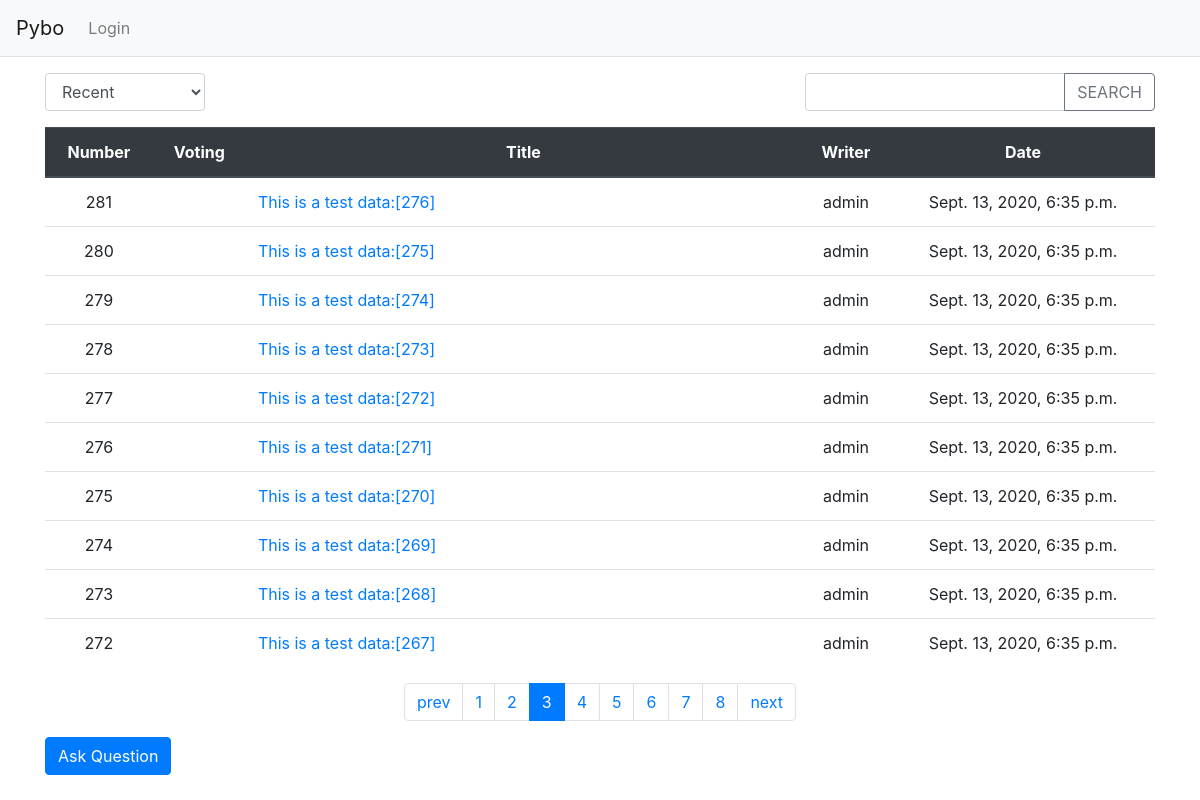
/?page=3, run on the app's committed database.
### pybo/models.py (models this page shows, shortened)
class Question(models.Model):
    subject = models.CharField(max_length=200)
    content = models.TextField()
    create_date = models.DateTimeField()
    author = models.ForeignKey(User, on_delete=models.CASCADE, related_name='author_question')
    modify_date = models.DateTimeField(null=True, blank=True) # null allow, blank=true: form.is_valid() does not check this.
    voter = models.ManyToManyField(User, related_name='voter_question')

### pybo/views/base_views.py (the view, shortened to what this page needs)
# urls.py: path('', base_views.index, name='index'),  # '/' path
def index(request):
    page = request.GET.get('page', '1')  # page
    kw = request.GET.get('kw', '')  # search word
    so = request.GET.get('so', 'recent')  # ordering
    if so == 'recommend':
        question_list = Question.objects.annotate(num_voter=Count('voter')).order_by('-num_voter', '-create_date') # - means opposite
    elif so == 'popular':
        question_list = Question.objects.annotate(num_answer=Count('answer')).order_by('-num_answer', '-create_date')
    else:  # recent
        question_list = Question.objects.order_by('-create_date')
    paginator = Paginator(question_list, 10)  # show 10 per page
    page_obj = paginator.get_page(page)
    context = {'question_list': page_obj, 'page': page, 'kw': kw, 'so': so}
    return render(request, 'pybo/question_list.html', context)

### pybo/templatetags/pybo_filter.py (called while the page is built)
@register.filter
def sub(value, arg):
    return value - arg

### templates/pybo/question_list.html (shortened to what this page needs)
{% extends 'base.html' %}
{% load pybo_filter %}
{% block content %}
<div class="container my-3">
    <div class="row justify-content-between my-3">
        <div class="col-2">
            <select class="form-control so">
                <option value="recent" {% if so == 'recent' %}selected{% endif %}>Recent</option>
            </select>
        </div>
        <div class="col-4 input-group">
            <input type="text" class="form-control kw" value="{{ kw | default_if_none:'' }}">
            <div class="input-group-append">
                <button class="btn btn-outline-secondary" type="button" id="btn_search">SEARCH</button>
            </div>
        </div>
    </div>
    <table class="table">
        <thead>
        <tr class="text-center thead-dark">
            <th>Number</th>
            <th>Voting</th>
            <th style="width:50%">Title</th>
            <th>Writer</th>
            <th>Date</th>
        </tr>
        </thead>
        <tbody>
        {% if question_list %}
        {% for question in question_list %}
        <tr class="text-center">
            <td>
                {{ question_list.paginator.count|sub:question_list.start_index|sub:forloop.counter0|add:1 }}
            </td>
            <td>
            </td>
            <td class="text-left">
                <a href="{% url 'pybo:detail' question.id %}">{{ question.subject }}</a>
            </td>
            <td>{{ question.author.username }}</td>
            <td>{{ question.create_date }}</td>
        </tr>
        {% endfor %}
        {% else %}
        <tr>
            <td colspan="3">No Data</td>
        </tr>
        {% endif %}
        </tbody>
    </table>
    <ul class="pagination justify-content-center">
        {% if question_list.has_previous %}
        <li class="page-item">
            <a class="page-link" data-page="{{ question_list.previous_page_number }}" href="#">prev</a>
        </li>
        {% else %}
        <li class="page-item disabled">
            <a class="page-link" tabindex="-1" aria-disabled="true" href="#">prev</a>
        </li>
        {% endif %}
        {% for page_number in question_list.paginator.page_range %}
        {% if page_number >= question_list.number|add:-5 and page_number <= question_list.number|add:5 %}
            {% if page_number == question_list.number %}
            <li class="page-item active" aria-current="page">
                <a class="page-link" data-page="{{ page_number }}" href="#">{{ page_number }}</a>
            </li>
            {% else %}
            <li class="page-item">
                <a class="page-link" data-page="{{ page_number }}" href="#">{{ page_number }}</a>
            </li>
            {% endif %}
        {% endif %}
        {% endfor %}
        {% if question_list.has_next %}
        <li class="page-item">
            <a class="page-link" data-page="{{ question_list.next_page_number }}" href="#">next</a>
        </li>
        {% else %}
        <li class="page-item disabled">
            <a class="page-link" tabindex="-1" aria-disabled="true" href="#">next</a>
        </li>
        {% endif %}
    </ul>
    <a href="{% url 'pybo:question_create' %}" class="btn btn-primary">Ask Question</a>
</div>
{% endblock %}

### data on the page
Question: paginator.count|sub "281", subject "This is a test data:[276]", author.username "admin", create_date "Sept. 13, 2020, 6:35 p.m."
Question: paginator.count|sub "280", subject "This is a test data:[275]", author.username "admin", create_date "Sept. 13, 2020, 6:35 p.m."
Question: paginator.count|sub "279", subject "This is a test data:[274]", author.username "admin", create_date "Sept. 13, 2020, 6:35 p.m."
Question: paginator.count|sub "278", subject "This is a test data:[273]", author.username "admin", create_date "Sept. 13, 2020, 6:35 p.m."
Question: paginator.count|sub "277", subject "This is a test data:[272]", author.username "admin", create_date "Sept. 13, 2020, 6:35 p.m."
Question: paginator.count|sub "276", subject "This is a test data:[271]", author.username "admin", create_date "Sept. 13, 2020, 6:35 p.m."
Question: paginator.count|sub "275", subject "This is a test data:[270]", author.username "admin", create_date "Sept. 13, 2020, 6:35 p.m."
Question: paginator.count|sub "274", subject "This is a test data:[269]", author.username "admin", create_date "Sept. 13, 2020, 6:35 p.m."
Question: paginator.count|sub "273", subject "This is a test data:[268]", author.username "admin", create_date "Sept. 13, 2020, 6:35 p.m."
Question: paginator.count|sub "272", subject "This is a test data:[267]", author.username "admin", create_date "Sept. 13, 2020, 6:35 p.m."

### other printed values
{{ page_number }} "1" "2" "4" "5" "6" "7" "8"
{{ page_number }} "3"
